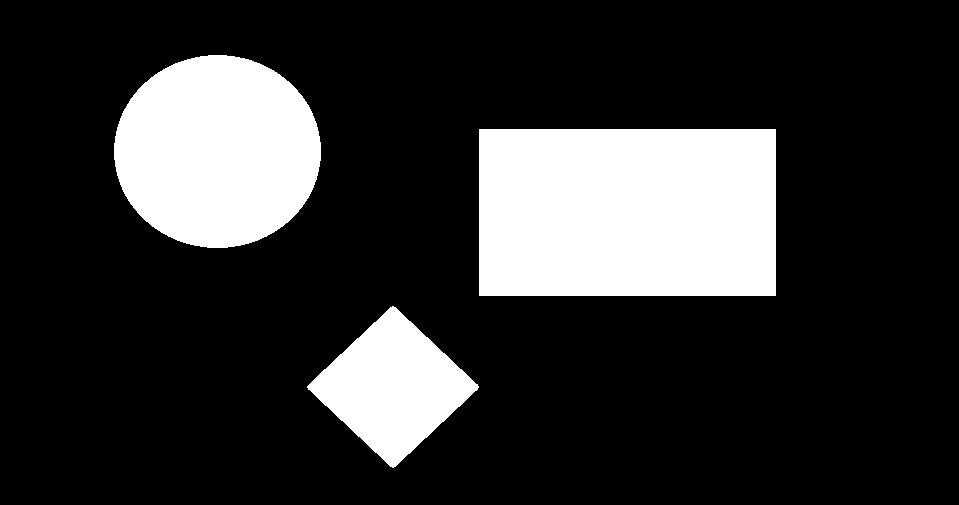
%> input picture Applications/Matlab/Signals & Systems/Lab10/ex1.png, 959 x 505 px
$ octave Exercises.m   (GNU Octave 9; MATLAB toolbox functions it lacks are replaced by stand-ins)
%> lines starting %> are read from the running program, lines starting %| are printed output that depends on the picture; in (x1, y1, x2, y2) boxes, pixels count from 0 and x2, y2 are one past the last pixel; in counts of white or black regions, pixels touching at a corner belong together; the program's own positions count from 1
### Applications/Matlab/Signals & Systems/Lab10/ellipticFourierDescriptors.m
function ellipticFourierDescriptors(c, nc)
X = c(1,:); Y = c(2,:);
m = length(X);
T = m; w = 2*pi/T; tau = T/m;

% computation of the Fourier series coefficients
ax = []; bx = [];
for k=1:nc
    ax(k) = 0; bx(k) = 0;
    for i=1:m
        ax(k) = ax(k) + X(i)*cos(k*w*i*tau);
        bx(k) = bx(k) + X(i)*sin(k*w*i*tau);
    end
end
ax = (2/m)*ax; bx = (2/m)*bx; ax0 = 2/m*sum(X); bx0 = 0;

ay = []; by = [];
for k=1:nc
    ay(k) = 0; by(k) = 0;
    for i=1:m
        ay(k) = ay(k) + Y(i)*cos(k*w*i*tau);
        by(k) = by(k) + Y(i)*sin(k*w*i*tau);
    end
end
ay = (2/m)*ay; by = (2/m)*by; ay0 = 2/m*sum(Y); by0 = 0;

% boundary reconstruction based on the Fourier series coefficients
for n=1:m
    X2(n) = ax0/2;
    Y2(n) = ay0/2;
    for k=1:nc
        X2(n) = X2(n) + ax(k)*cos(k*w*n) + bx(k)*sin(k*w*n);
        Y2(n) = Y2(n) + ay(k)*cos(k*w*n) + by(k)*sin(k*w*n);
    end
end
c2 =[X2; Y2];
figure, subplot(3,2,1), plot(c(1,:),c(2,:)); title('Boundary')
subplot(3,2,2), plot(c2(1,:),c2(2,:)); hold on; plot(ax0/2, ay0/2, '*'); title('Reconstructed boundary based on FD')
subplot(3,2,3), bar(ax), title('a_x'), subplot(3,2,4), bar(bx), title('b_x')
subplot(3,2,5), bar(ay), title('a_y'), subplot(3,2,6), bar(by), title('b_y')

### Applications/Matlab/Signals & Systems/Lab10/Exercises.m
%% ex1
clc
clear
close all

im = imread('ex1.png');
%> im is the input picture: size 505x959x3 uint8; values 0 (black) and 195 (white), 19.7% white; 3 white regions, box (x1, y1, x2, y2) and area: (479, 129, 776, 296) 49599, (114, 55, 321, 248) 31347, (307, 306, 479, 468) 14283
imshow(im);

if(~islogical(im))
    if(ndims(im)>2)
        im = rgb2gray(im);
    end
    level = graythresh(im);
%> level = 0.38
    BW = im2bw(im, level);
else
    BW = im;
end

figure, imshow(BW)

[B, L, N] = bwboundaries(BW, 'noholes');
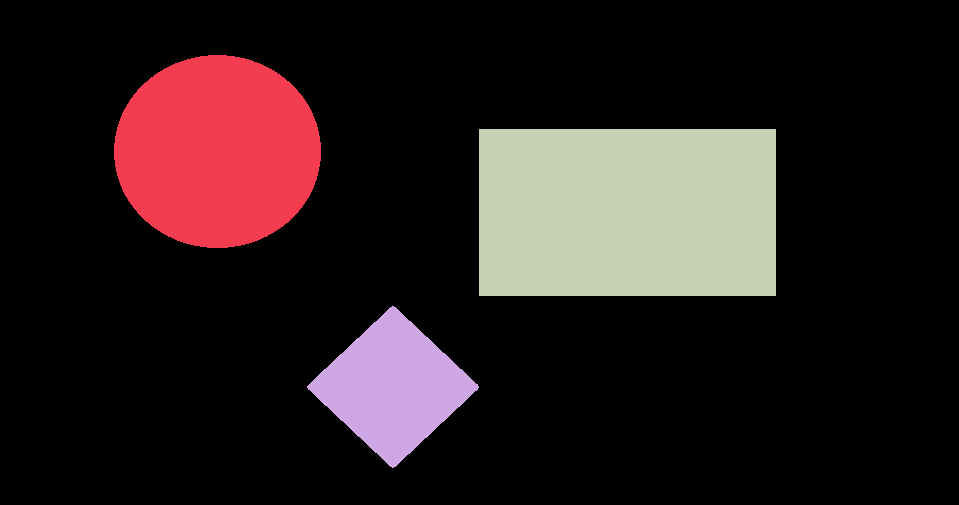
%> L: size 505x959 double; 4 distinct labels, from 0 to 3; one colour per label, 0 black
%> B = 3 boundaries; box (x1, y1, x2, y2) and points: (479, 129, 776, 296) 925, (114, 55, 321, 248) 565, (307, 306, 479, 468) 348; N = 3

for (k=1:N)
    X = B{k}(:,2);
    Y = B{k}(:,1);
    contur = [X'; Y'];
    ellipticFourierDescriptors(contur, 20);
    axis ij
end
%> this loop made 3 passes
%> (m in ellipticFourierDescriptors, T in ellipticFourierDescriptors, w in ellipticFourierDescriptors, ax0 in ellipticFourierDescriptors, ay0 in ellipticFourierDescriptors) on passes 1 to 3: (565, 565, 0.0111, 435.7, 304), (348, 348, 0.0181, 787, 775.1), (925, 925, 0.00679, 1255.7, 425.8)
%> pass 1, `axis ij`:
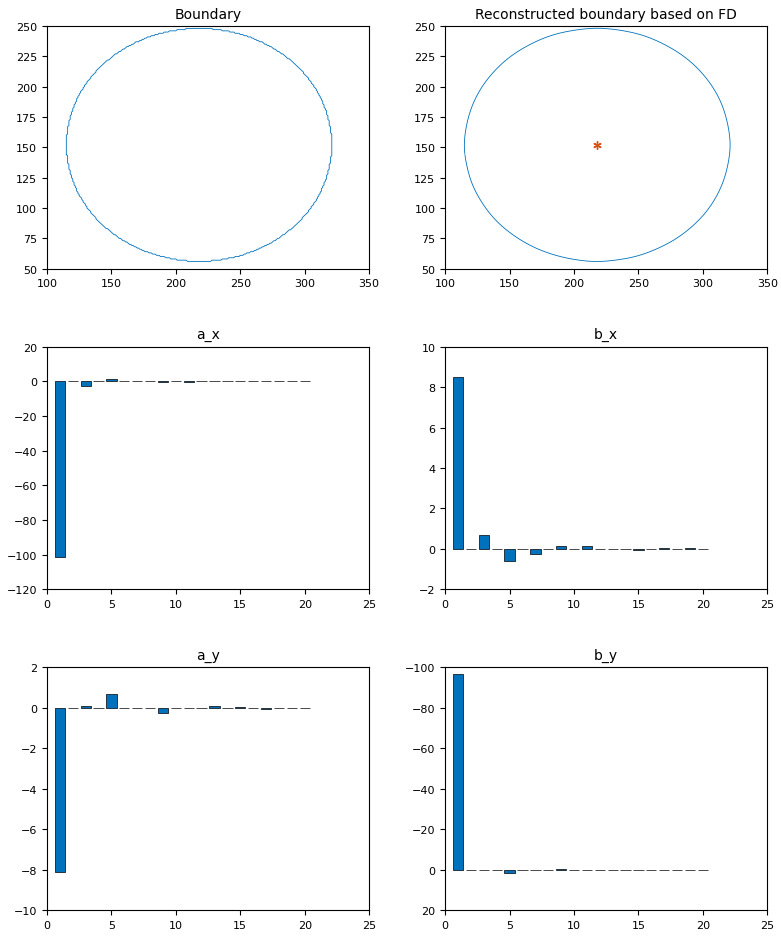
%> figure redrawn from the program's plot data, 6 panels; panel 3: tallest bar 101.5 high, from x = 0.6 to 1.4; panel 4: tallest bar 8.48 high, from x = 0.6 to 1.4; panel 5: tallest bar 8.1 high, from x = 0.6 to 1.4; panel 6: tallest bar 96.66 high, from x = 0.6 to 1.4

%% ex2

im2 = imread('ex2.png');
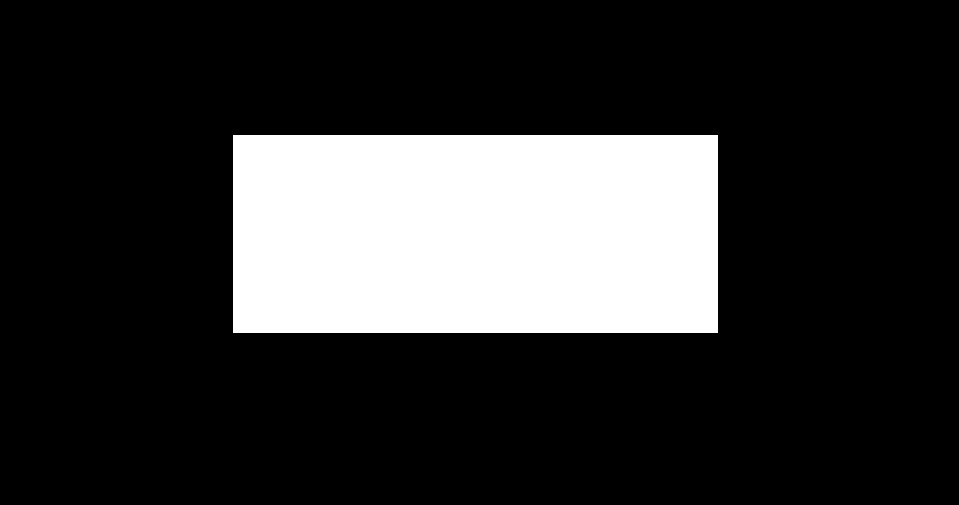
%> input picture Applications/Matlab/Signals & Systems/Lab10/ex2.png, 959 x 505 px
%> im2 is the input picture: size 505x959x3 uint8; values 0 (black) and 195 (white), 19.8% white; 1 white region, box (x1, y1, x2, y2) and area: (233, 135, 718, 333) 96030
imshow(im2)
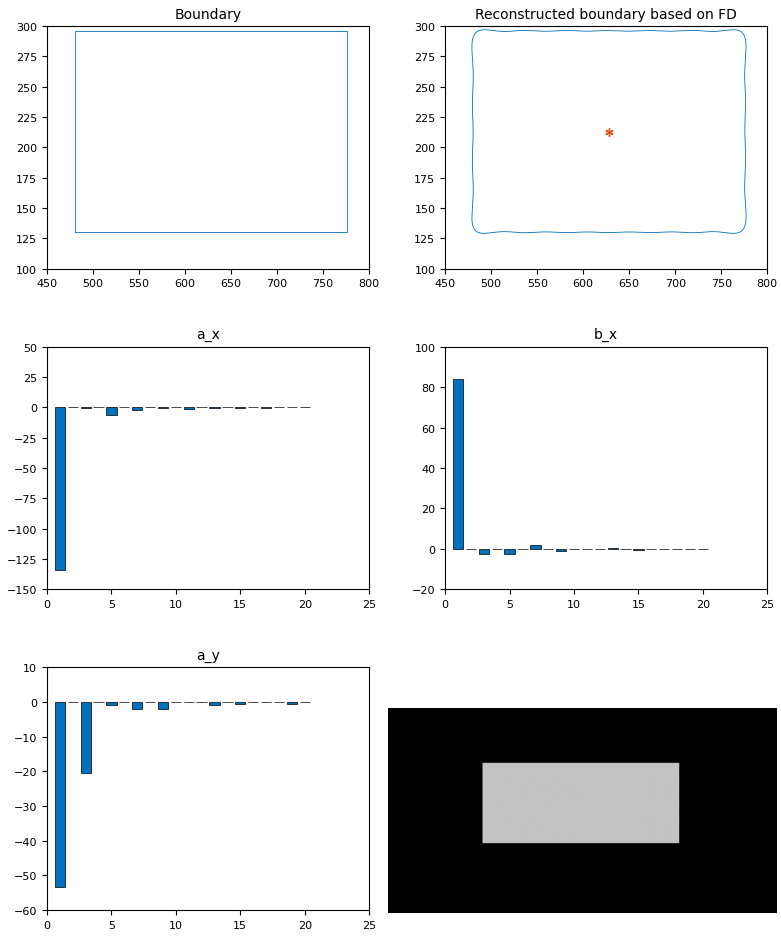
%> figure redrawn from the program's plot data, 6 panels

if(~islogical(im2))
    if(ndims(im2)>2)
        im = rgb2gray(im2);
    end
    level = graythresh(im2);
    BW = im2bw(im2, level);
else
    BW = im2;
end

figure, imshow(BW)

[B, L, N] = bwboundaries(BW, 'noholes');
%> B = 1 boundary; box (x1, y1, x2, y2) and points: (233, 135, 718, 333) 1363; N = 1

stats = regionprops(L, 'Centroid');
%> stats = 1 region; Centroid: [476 234.5]
coordinates = stats(1).Centroid;
%> coordinates = [476 234.5]
xc = coordinates(1);
%> xc = 476
yc = coordinates(2);
%> yc = 234.5

for (k=1:N)
    X = B{k}(:,2);
    Y = B{k}(:,1);
    contur = [X'; Y'];
end
%> this loop made 1 pass

r = sqrt((X - xc).^2 + (Y - yc).^2);
%> r = 1363 values, max 261.3 at index 682, min 98.5 at index 243, mean 188

figure;
plot(r);
xlabel('Boundary point index j');
ylabel('Distance r(j)');
title('Distance from boundary points to center of mass');
grid on;
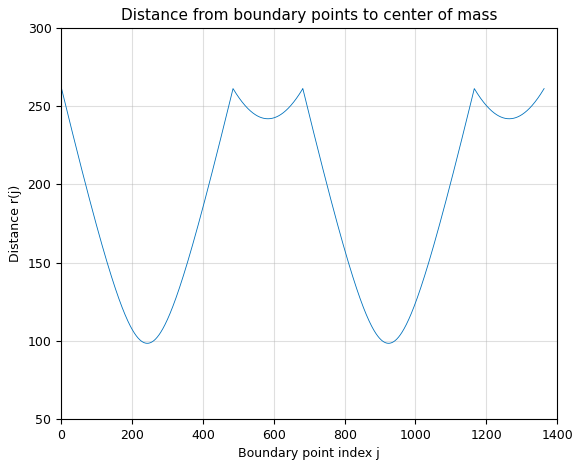
%> figure redrawn from the program's plot data; curve peaks at x = 682, y = 261.3

figure,
imshow(label2rgb(L)); hold on;
%> after `imshow(label2rgb(L))`:
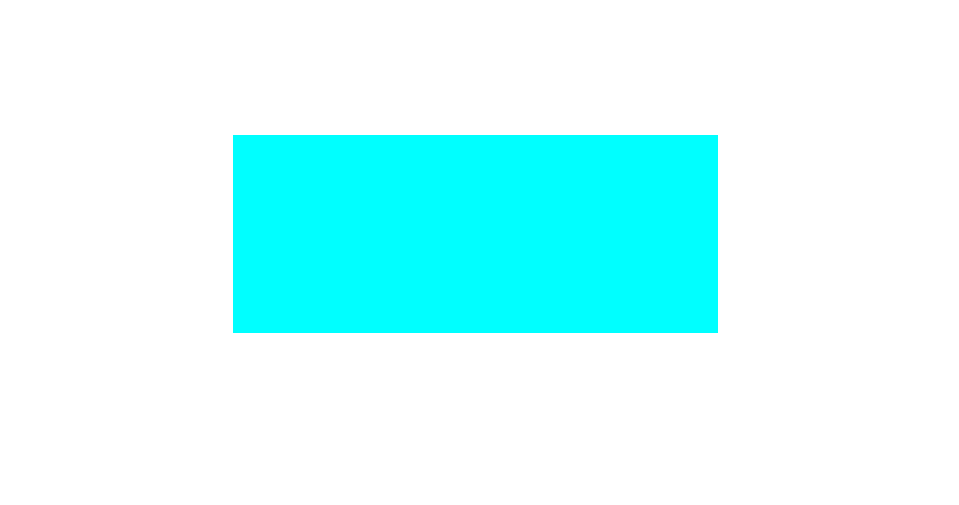
%> displayed picture: size 505x959x3, on the screen's scale of 0 to 255; mean R, G, B 204.4, 255, 255

% Draw lines to a few boundary points
for k = 1:20:length(X)
    plot([xc, X(k)], [yc, Y(k)], 'b-');
end
%> this loop made 69 passes
%> k on passes 2 to 13: 21, 41, 61, 81, 101, 121, 141, 161, 181, 201, 221, 241
title('Center of mass and boundary distances');

%f
% % Normalize to remove scale
% r1 = r1 / mean(r1);
% r2 = r2 / mean(r2);
%
% % Resample to same length
% N = 200;
% r1i = interp1(1:length(r1), r1, linspace(1, length(r1), N));
% r2i = interp1(1:length(r2), r2, linspace(1, length(r2), N));

%% ex3

ax = [-44.2, 0.6, 0.7, -0.4, -4.8, -0.01, -3.7];
bx = [1.2, 0.1, -0.03, -0.3, 0.5, 0.1, 0.9];
ay = [-1.2, -0.1, 0.1, 0.2, 0.6, -0.3, -0.6];
by = [-43.8, 0.8, 0.1, 0.4, 3.7, -0.6, -3.6];
ax0 = 141.6; ay0 = 121.3

m = 327;
T = m;        % period is the number of boundary points
w = 2*pi/T;   % fundamental angular frequency
nc = length(ax);

% boundary reconstruction based on the Fourier series coefficients
for n=1:m
    X2(n) = ax0/2;
    Y2(n) = ay0/2;
    for k=1:nc
        X2(n) = X2(n) + ax(k)*cos(k*w*n) + bx(k)*sin(k*w*n);
        Y2(n) = Y2(n) + ay(k)*cos(k*w*n) + by(k)*sin(k*w*n);
    end
end
%> after the loop, X2 = 327 values, max 123.1 at index 162, min 18.87 at index 326, mean 70.8; Y2 = 327 values, max 106.3 at index 265, min 14.84 at index 58, mean 60.65
c2 =[X2; Y2];
%> c2 = 327 columns, first 8: [19.24 19.6 20.09 20.69 21.39 22.19 23.07 24.03; 58.38 57.43 56.5 55.59 54.72 53.88 53.08 52.32]
plot(c2(1,:),c2(2,:)); hold on; plot(ax0/2, ay0/2, '*');
%> after `plot(ax0/2, ay0/2, '*')`:
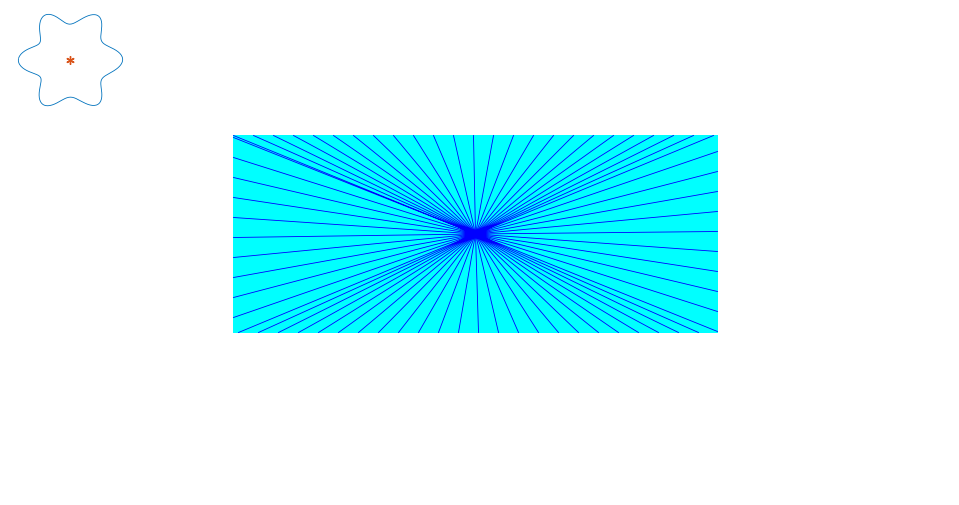
%> figure redrawn from the program's plot data; its title reads 'Center of mass and boundary distances'
